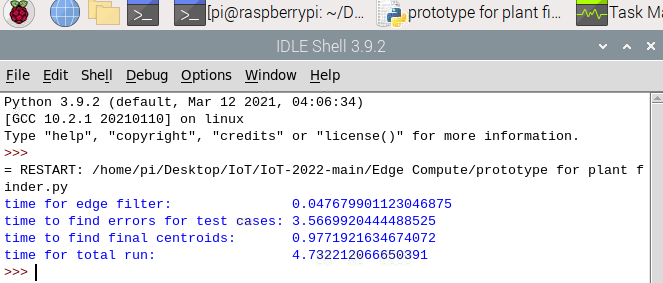
#> input picture Edge Compute/image_2022-11-07_015548342.png, 663 x 283 px
$ python -i simulation.py   (imports and definitions only)
#> lines starting #> are read from the running program, lines starting #| are printed output that depends on the picture; after the words box and inside, x2 and y2 are one past the last pixel; in counts of white or black regions, pixels touching at a corner belong together
#> further down, picture is the input picture: shape (283, 663, 3); mean B, G, R 226.8, 222.2, 221.2

import random
import cv2
import json
import numpy as np
# [1 line not run here, left out]

def increase_brightness(img, value=30):
#> called with value = 30
    hsv = cv2.cvtColor(img, cv2.COLOR_BGR2HSV)
#> hsv: shape (283, 663, 3); mean H, S, V 16.7, 11.1, 228.4
    h, s, v = cv2.split(hsv)
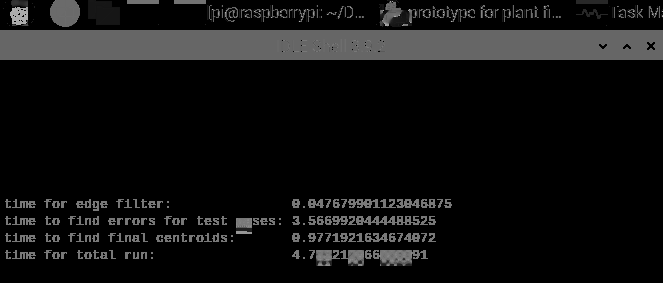
#> h: shape (283, 663); min 0, max 179, mean 16.7
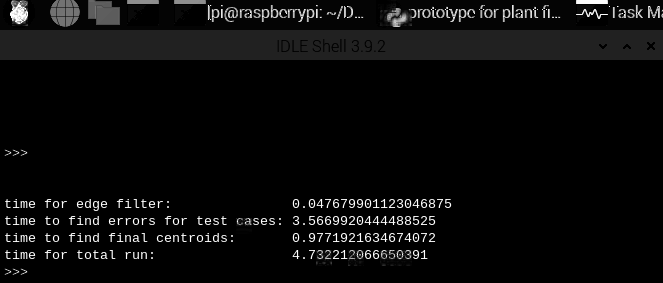
#> s: shape (283, 663); min 0, max 255, mean 11.1
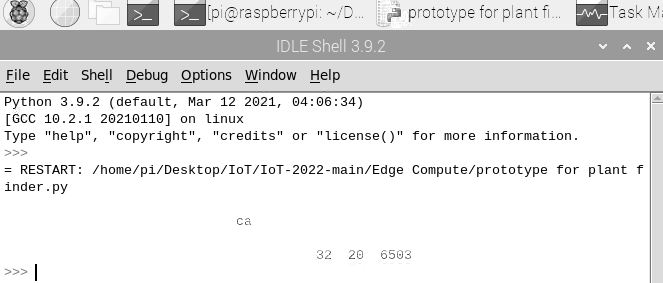
#> v: shape (283, 663); min 0, max 255, mean 228.4

    lim = 255 - value
    v[v > lim] = 255
#> v: shape (283, 663); 8.98% of pixels changed, all inside (x1, y1, x2, y2) = (0, 0, 663, 283)
    v[v <= lim] += value
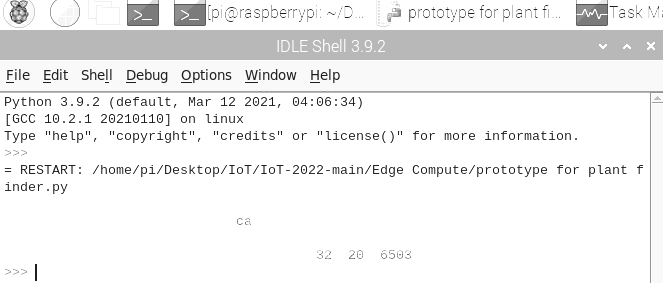
#> v: shape (283, 663); min 30, max 255, mean 238.5

    final_hsv = cv2.merge((h, s, v))
#> final_hsv: shape (283, 663, 3); mean H, S, V 16.7, 11.1, 238.5
    img = cv2.cvtColor(final_hsv, cv2.COLOR_HSV2BGR)
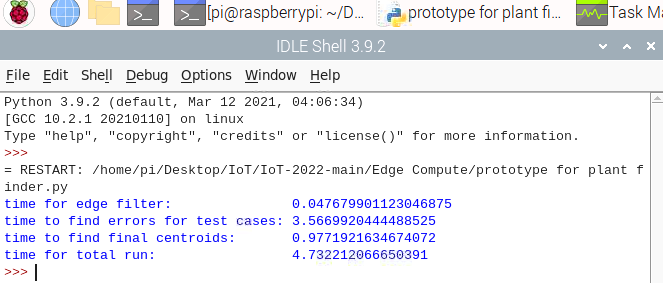
#> img: shape (283, 663, 3); mean B, G, R 236.7, 231.8, 230.7
    return img
# [11 lines left out: function decrease_brightness, not called in this run]


class Simulation:
    # [42 lines left out: functions __init__, make_move, take_photo, not called in this run]


# [5 lines of commented-out code are left out]

>>> import cv2
>>> picture = cv2.imread('../../Edge Compute/image_2022-11-07_015548342.png')
>>> result = increase_brightness(picture)
